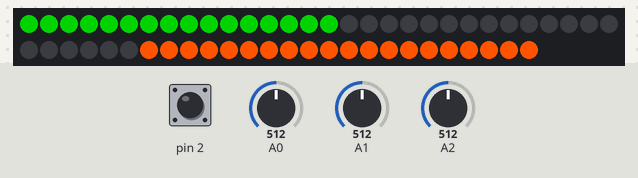
Bench run of a sketch on a simulated Arduino Uno, built with avr-gcc and run on an emulated ATmega328P. On the bench: 56 RGB LEDs in strip order, left to right, continuing on the next row. The inputs (shaded band) are chosen by the test bench; at power-on: A1 = 512, A0 = 512, A2 = 512, pin 2 HIGH. Dim RGB values are drawn brighter than linear; the local clock reads 2024-03-15 10:24:30 at power-on unless the sketch sets it; storage starts empty; the audio player accepts every command and is not drawn.

Above: at 1.2 s.
1.3 s: A1 set to 758
2.8 s: A1 set to 785
At 3.9 s:
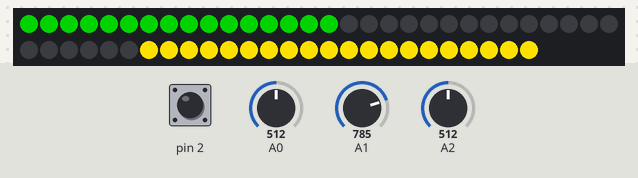
4.3 s: A0 set to 266
5.8 s: A0 set to 244
At 6.1 s:
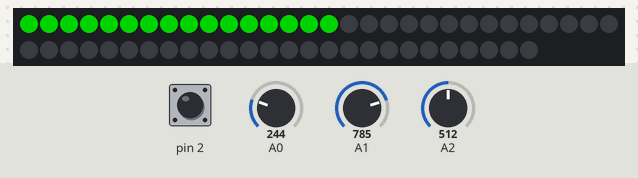
7.3 s: A2 set to 264
8.8 s: A2 set to 246
At 9.6 s:
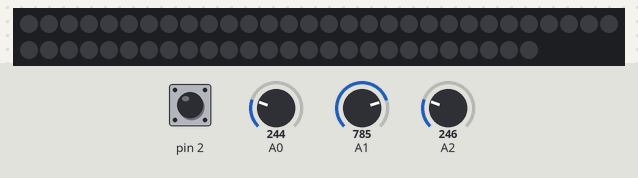
Timing chart, 0 to 11.3 s (numbered marks = the images above; inputs shaded):
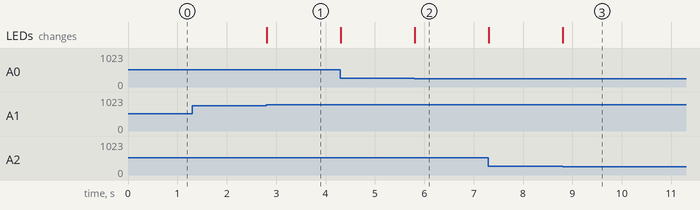

Measured:
- the behaviour switches between 767 and 768 on A1 (found by bisection; images 0 and 1)
- the behaviour switches between 256 and 255 on A0 (found by bisection; images 1 and 2)
- the behaviour switches between 256 and 255 on A2 (found by bisection; images 2 and 3)
- after the input at 1.3 s, every drawn part: stays the same
- after the input at 2.8 s, the LEDs: change at once (image 1)
- after the input at 5.8 s, the LEDs: change at once (image 2)
- after the input at 8.8 s, the LEDs: change at once (image 3)

The sketch:

smart-kids-kitchen.ino
```cpp
// Include libraries
#include <Adafruit_NeoPixel.h>
#include <SD.h>
#include <TMRpcm.h>
#include <RTClib.h>

// Define pins
#define sdChipSelectPin 4
#define loudSpeakerPin 9
#define neoPixelPin 6
#define numberOfLeds 56

// Setup Adafruit NeoPixel stripe
// IMPORTANT: To reduce NeoPixel burnout risk, add 1000 uF capacitor across
// pixel power leads, add 300 - 500 Ohm resistor on first pixel's data input
// and minimize distance between Arduino and first pixel.  Avoid connecting
// on a live circuit...if you must, connect GND first.
// Parameter 1 = number of pixels in strip
// Parameter 2 = Arduino pin number (most are valid)
// Parameter 3 = pixel type flags, add together as needed:
//   NEO_KHZ800  800 KHz bitstream (most NeoPixel products w/WS2812 LEDs)
//   NEO_KHZ400  400 KHz (classic 'v1' (not v2) FLORA pixels, WS2811 drivers)
//   NEO_GRB     Pixels are wired for GRB bitstream (most NeoPixel products)
//   NEO_RGB     Pixels are wired for RGB bitstream (v1 FLORA pixels, not v2)
//   NEO_RGBW    Pixels are wired for RGBW bitstream (NeoPixel RGBW products)
Adafruit_NeoPixel strip = Adafruit_NeoPixel(numberOfLeds, neoPixelPin, NEO_GRB + NEO_KHZ800);

// Setup class for Wav file playback
TMRpcm tmrpcm;

// Setup class for real time clock;
RTC_DS3231 rtc;

// Initialize led stripe parts
byte microwaveLedStripPart = 1;
byte lightLedStripPart = 2;
byte ovenLedStripPart = 3;

// Define colors
uint32_t darkRed = strip.Color(63, 0, 0);
uint32_t mediumRed = strip.Color(127, 0, 0);
uint32_t brightRed = strip.Color(255, 0, 0);

uint32_t darkOrange = strip.Color(255, 60, 0);
uint32_t mediumOrange = strip.Color(255, 83, 0);
uint32_t brightOrange = strip.Color(255, 106, 0);

uint32_t darkYellow = strip.Color(255, 205, 0);
uint32_t mediumYellow = strip.Color(255, 225, 0);
uint32_t brightYellow = strip.Color(255, 255, 0);

uint32_t darkGreen = strip.Color(0, 63, 0);
uint32_t mediumGreen = strip.Color(0, 127, 0);
uint32_t brightGreen = strip.Color(0, 255, 0);

uint32_t mediumWhite = strip.Color(127, 127, 127);
uint32_t white = strip.Color(255, 255, 255);

uint32_t black = strip.Color(0, 0, 0);

uint32_t ovenColorsRed[] = {black, darkRed, mediumRed, brightRed};
uint32_t ovenColorsOrange[] = {black, darkOrange, mediumOrange, brightOrange};
uint32_t ovenColorsYellow[] = {black, darkYellow, mediumYellow, brightYellow};
uint32_t microwaveColors[] = {black, darkGreen, mediumGreen, brightGreen};

// Initialize knob states
byte currentOvenHeatKnobState = 0;
byte currentOvenModeKnobState = 0;
byte currentMicrowaveKnobState = 0;
byte currentLightSwitchState = 0;

void setup() {

  // Enable debug logging only if needed!
  // If the Serial communication is enabled the tmrpcm playback does NOT work! Maybe baud port issue?
  //Serial.begin(9600);

  // Setup stripe
  strip.begin();
  strip.show(); // Initialize all pixels to 'off'

  // setup light switch
  pinMode(2, INPUT_PULLUP);

  digitalWrite(LED_BUILTIN, LOW);

  // Setup wav file play back
  tmrpcm.speakerPin = loudSpeakerPin;
  if (!SD.begin(sdChipSelectPin)) {
    digitalWrite(LED_BUILTIN, HIGH);
    return;
  }
  tmrpcm.volume(7);
  tmrpcm.quality(0);

  if (! rtc.begin()) {
    //Serial.println("Couldn't find RTC");
    //Serial.flush();
    abort();
  }

  if (rtc.lostPower()) {
    Serial.println("RTC lost power, let's set the time!");
    // When time needs to be set on a new device, or after a power loss, the
    // following line sets the RTC to the date & time this sketch was compiled
    // rtc.adjust(DateTime(F(__DATE__), F(__TIME__)));
    // This line sets the RTC with an explicit date & time, for example to set
    // January 21, 2014 at 3am you would call:
     //rtc.adjust(DateTime(2021, 2, 16, 6, 59,0));
  }
   // Comment in to set the time
  //rtc.adjust(DateTime(2021, 2, 15, 22, 27, 0));
}

void loop() {

  int ovenHeatKnob = analogRead(A0) / 256;
  int ovenModeKnob = analogRead(A1) / 256;
  int microwaveKnob = analogRead(A2) / 256;
  int lightSwitch = digitalRead(2);

  // Lesson learnt: Don't call the stripe.show() method while the tmrpcm is playing or the sound will be distorted!

  if (currentOvenHeatKnobState > 0 && currentOvenModeKnobState > 0 && currentMicrowaveKnobState == 0 && !tmrpcm.isPlaying()) {
    //Serial.println("Play oven on sound");
    tmrpcm.play(const_cast<char*>("oven.wav"), 1);
  } else if ((currentOvenHeatKnobState == 0 || currentOvenModeKnobState == 0) && currentMicrowaveKnobState > 0 && !tmrpcm.isPlaying()) {
    //Serial.println("Play microwave on sound");
    tmrpcm.play(const_cast<char*>("mcrwv.wav"), 1);
  }

  switch (ovenHeatKnob) {
    case 0:
      if (currentOvenHeatKnobState != 0) {
        //Serial.println("Oven heat 0");
        colorPart(ovenLedStripPart, getOvenColor(currentOvenModeKnobState, ovenHeatKnob));
        currentOvenHeatKnobState = 0;
      }
      break;
    case 1:
      if (currentOvenHeatKnobState != 1) {
        //Serial.println("Oven heat 1");
        colorPart(ovenLedStripPart, getOvenColor(currentOvenModeKnobState, ovenHeatKnob));
        currentOvenHeatKnobState = 1;
      }
      break;
    case 2:
      if (currentOvenHeatKnobState != 2) {
        //Serial.println("Oven heat 2");
        colorPart(ovenLedStripPart, getOvenColor(currentOvenModeKnobState, ovenHeatKnob));
        currentOvenHeatKnobState = 2;
      }
      break;
    case 3:
      if (currentOvenHeatKnobState != 3) {
        //Serial.println("Oven heat 3");
        colorPart(ovenLedStripPart, getOvenColor(currentOvenModeKnobState, ovenHeatKnob));
        currentOvenHeatKnobState = 3;
      }
      break;
    default:
      return;
  }

  switch (ovenModeKnob) {
    case 0:
      if (currentOvenModeKnobState != 0) {
        //Serial.println("Oven mode 0");
        colorPart(ovenLedStripPart, getOvenColor(ovenModeKnob, currentOvenHeatKnobState));
        currentOvenModeKnobState = 0;
      }
      break;
    case 1:
      if (currentOvenModeKnobState != 1) {
        //Serial.println("Oven mode 1");
        colorPart(ovenLedStripPart, getOvenColor(ovenModeKnob, currentOvenHeatKnobState));
        currentOvenModeKnobState = 1;
      }
      break;
    case 2:
      if (currentOvenModeKnobState != 2) {
        //Serial.println("Oven mode 2");
        colorPart(ovenLedStripPart, getOvenColor(ovenModeKnob, currentOvenHeatKnobState));
        currentOvenModeKnobState = 2;
      }
      break;
    case 3:
      if (currentOvenModeKnobState != 3) {
        //Serial.println("Oven mode 3");
        colorPart(ovenLedStripPart, getOvenColor(ovenModeKnob, currentOvenHeatKnobState));
        currentOvenModeKnobState = 3;
      }
      break;
    default:
      return;
  }

  switch (microwaveKnob) {
    case 0:
      if (currentMicrowaveKnobState != 0) {
        //Serial.println("Microwave mode 0");
        colorPart(microwaveLedStripPart, microwaveColors[0]);
        currentMicrowaveKnobState = 0;
      }
      break;
    case 1:
      if (currentMicrowaveKnobState != 1) {
        //Serial.println("Microwave mode 1");
        colorPart(microwaveLedStripPart, microwaveColors[1]);
        currentMicrowaveKnobState = 1;
      }
      break;
    case 2:
      if (currentMicrowaveKnobState != 2) {
        //Serial.println("Microwave mode 2");
        colorPart(microwaveLedStripPart, microwaveColors[2]);
        currentMicrowaveKnobState = 2;
      }
      break;
    case 3:
      if (currentMicrowaveKnobState != 3) {
        //Serial.println("Microwave mode 3");
        colorPart(microwaveLedStripPart, microwaveColors[3]);
        currentMicrowaveKnobState = 3;
      }
      break;
    default:
      return;
  }

  if (lightSwitch == LOW && currentLightSwitchState != 0) {
    //Serial.println("Light on");
    colorPart(lightLedStripPart, mediumWhite);
    currentLightSwitchState = 0;
  } else if (lightSwitch == HIGH && currentLightSwitchState != 1) {
    //Serial.println("Light off");
    colorPart(lightLedStripPart, black);
    currentLightSwitchState = 1;
  }

   DateTime now = rtc.now();
   ringTheBell(now);

}

// Set one of three parts to a color
void colorPart(byte part, uint32_t color) {
  byte firstLed, lastLed;
  switch (part) {
    case 1:
      firstLed = 0;
      lastLed = 15;
      break;
    case 2:
      firstLed = 16;
      lastLed = 35;
      break;
    case 3:
      firstLed = 36;
      lastLed = 55;
      break;
    default:
      return;
  }
  for (uint16_t i = firstLed; i <= lastLed; i++) {
    strip.setPixelColor(i, color);
  }
  strip.show();
}

// Set all the LEDs to one color
void colorAll(uint32_t c) {
  for (uint16_t i = 0; i < strip.numPixels(); i++) {
    strip.setPixelColor(i, c);
  }
  strip.show();
}

uint32_t getOvenColor(byte currentOvenMode, byte currentOvenHeat) {
  uint32_t ovenColor;
  //Serial.print("Get oven color: currentOvenMode:");
  //Serial.print(currentOvenMode);
  //Serial.print(" currentOvenHeat: ");
  //Serial.print(currentOvenHeat);
  //Serial.println("");

  switch (currentOvenMode) {
    case 0:
      ovenColor = black;
      //Serial.print("Get oven color: black, heat: ");
      //Serial.print(currentOvenHeat);
      //Serial.println("");
      break;
    case 1:
      ovenColor = ovenColorsRed[currentOvenHeat];
      //Serial.print("Get oven color: red, heat: ");
      //Serial.print(currentOvenHeat);
      //Serial.println("");
      break;
    case 2:
      ovenColor = ovenColorsOrange[currentOvenHeat];
      //Serial.print("Get oven color: orange, heat: ");
      //Serial.print(currentOvenHeat);
      //Serial.println("");
      break;
    case 3:
      ovenColor = ovenColorsYellow[currentOvenHeat];
      //Serial.print("Get oven color: yellow, heat: ");
      //Serial.print(currentOvenHeat);
      //Serial.println("");
      break;
  }
  return ovenColor;
}

void ringTheBell (DateTime now) {
    uint8_t month = now.month();
    uint8_t day = now.day();
    // Hour is 0-23 based
    uint8_t hour = now.hour();
    uint8_t minute = now.minute();
    uint8_t second = now.second();
    //Serial.print(now.year(), DEC);
    //Serial.print('/');
    //Serial.print(now.month(), DEC);
    //Serial.print('/');
    //Serial.print(now.day(), DEC);
    //Serial.print(" at ");
    //Serial.print(now.hour(), DEC);
    //Serial.print(':');
    //Serial.print(now.minute(), DEC);
    //Serial.print(':');
    //Serial.print(now.second(), DEC);
    //Serial.println();
    if (hour >= 7 && hour <= 19 && minute == 0 && second == 0) {
       uint8_t soundHour = hour;
       if (isDaylightSavingTime(now)) {
         soundHour++;
       }
      // Serial.println(soundHour);
       playAnimalSound(soundHour);
    }

}

void playAnimalSound (uint8_t soundHour) {
  if (soundHour == 7 && !tmrpcm.isPlaying()) {
    //Serial.println("Play 7 hour sound");
    tmrpcm.play(const_cast<char*>("7.wav"), 1);
  } else if (soundHour == 8 && !tmrpcm.isPlaying()) {
    tmrpcm.play(const_cast<char*>("8.wav"), 1);
  } else if (soundHour == 9 && !tmrpcm.isPlaying()) {
    tmrpcm.play(const_cast<char*>("9.wav"), 1);
  } else if (soundHour == 10 && !tmrpcm.isPlaying()) {
    tmrpcm.play(const_cast<char*>("10.wav"), 1);
  } else if (soundHour == 11 && !tmrpcm.isPlaying()) {
    tmrpcm.play(const_cast<char*>("11.wav"), 1);
  } else if (soundHour == 12 && !tmrpcm.isPlaying()) {
    tmrpcm.play(const_cast<char*>("12.wav"), 1);
  } else if (soundHour == 13 && !tmrpcm.isPlaying()) {
    tmrpcm.play(const_cast<char*>("13.wav"), 1);
  } else if (soundHour == 14 && !tmrpcm.isPlaying()) {
    tmrpcm.play(const_cast<char*>("14.wav"), 1);
  } else if (soundHour == 15 && !tmrpcm.isPlaying()) {
    tmrpcm.play(const_cast<char*>("15.wav"), 1);
  } else if (soundHour == 16 && !tmrpcm.isPlaying()) {
    tmrpcm.play(const_cast<char*>("16.wav"), 1);
  } else if (soundHour == 17 && !tmrpcm.isPlaying()) {
    tmrpcm.play(const_cast<char*>("17.wav"), 1);
  } else if (soundHour == 18 && !tmrpcm.isPlaying()) {
    tmrpcm.play(const_cast<char*>("18.wav"), 1);
  } else if (soundHour == 19 && !tmrpcm.isPlaying()) {
    tmrpcm.play(const_cast<char*>("19.wav"), 1);
  }
}

boolean isDaylightSavingTime(DateTime now) {
  if (now >= DateTime(2021, 3, 28, 2, 0, 0) && now <= DateTime(2021, 10, 31, 2, 0, 0 )) {
    return true;
  } else if (now >= DateTime(2022, 3, 27, 2, 0, 0) && now <= DateTime(2022, 10, 30, 2, 0, 0 )) {
    return true;
  } else if (now >= DateTime(2023, 3, 26, 2, 0, 0) && now <= DateTime(2023, 10, 29, 2, 0, 0 )) {
    return true;
  } else if (now >= DateTime(2024, 3, 31, 2, 0, 0) && now <= DateTime(2024, 10, 27, 2, 0, 0 )) {
    return true;
  } else if (now >= DateTime(2025, 3, 30, 2, 0, 0) && now <= DateTime(2025, 10, 26, 2, 0, 0 )) {
    return true;
  } else if (now >= DateTime(2026, 3, 29, 2, 0, 0) && now <= DateTime(2026, 10, 25, 2, 0, 0 )) {
    return true;
  } else if (now >= DateTime(2027, 3, 28, 2, 0, 0) && now <= DateTime(2027, 10, 31, 2, 0, 0 )) {
    return true;
  } else {
    return false;
  }
}
```
